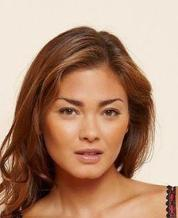
#> input picture batch_15/5122/002133.jpg, 178 x 218 px; its folder holds only this picture in this run
$ python annotate.py
#> lines starting #> are read from the running program, lines starting #| are printed output that depends on the picture; after the words box and inside, x2 and y2 are one past the last pixel; in counts of white or black regions, pixels touching at a corner belong together
#> pass 2 of the loop in annotate_all_folders, `for folder_name in subfolders:`:
import cv2
import json
import os
import numpy as np

# Define 16 facial region classes with distinct BGR colors
classes = {
    # --- Frontal Regions ---
    "Left Side Frontal": (0, 255, 0),          # 1 (Green)
    "Right Side Frontal": (34, 139, 34),       # 2 (Forest Green)
    "Central Frontal region": (255, 0, 0),     # 3 (Blue)

    # --- Eye Regions ---
    "Upper eyelid": (0, 255, 255),             # 4 (Yellow)

    # --- Canthus (Split Left/Right) ---
    "Left Lateral Canthus": (255, 0, 255),     # 5 (Magenta)
    "Right Lateral Canthus": (147, 20, 255),   # t (Deep Pink/Purple)
    "Left Medial Canthus": (255, 165, 0),      # 6 (Cyan/Orange mix)
    "Right Medial Canthus": (218, 165, 32),    # y (Goldenrod)

    # --- Mouth/Chin/Nose ---
    "Mental region(chin)": (128, 0, 128),      # 7 (Purple)
    "Border(lip region)": (0, 0, 255),         # 8 (Red)
    "Upper lip": (255, 255, 0),                # 9 (Cyan)
    "Nasal region": (203, 182, 255),           # 0 (Pinkish)

    # --- Cheeks (Split) ---
    "Upper Cheek": (71, 99, 255),              # u (Tomato)
    "Lower Cheek": (100, 149, 237),            # l (Cornflower Blue)

    # --- Ears (Split) ---
    "Ear Pinna": (128, 128, 0),                # p (Teal)
    "Ear Lobule": (0, 128, 128)                # b (Olive)
}

# Mapping keys to class names
key_map = {
    ord('1'): "Left Side Frontal",
    ord('2'): "Right Side Frontal",
    ord('3'): "Central Frontal region",
    ord('4'): "Upper eyelid",

    # Canthus Keys
    ord('5'): "Left Lateral Canthus",
    ord('t'): "Right Lateral Canthus",
    ord('6'): "Left Medial Canthus",
    ord('y'): "Right Medial Canthus",

    ord('7'): "Mental region(chin)",
    ord('8'): "Border(lip region)",
    ord('9'): "Upper lip",
    ord('0'): "Nasal region",

    # Letters
    ord('u'): "Upper Cheek",
    ord('l'): "Lower Cheek",
    ord('p'): "Ear Pinna",
    ord('b'): "Ear Lobule"
}

# Global variables
drawing = False
current_class = "Left Side Frontal"
annotations = []
points = []
undo_stack = []
fixed_size = (800, 800)

def resize_image(image, size=fixed_size):
    return cv2.resize(image, size)

def mouse_callback(event, x, y, flags, param):
    global points
    if event == cv2.EVENT_LBUTTONDOWN:
        points.append((x, y))

def save_annotations(image_path, scale_x, scale_y):
    # Identify the base directory and filename
    folder_path = os.path.dirname(image_path)
    filename_no_ext = os.path.splitext(os.path.basename(image_path))[0]

    # --- 1. Save JSON in 'labels' folder ---
    labels_dir = os.path.join(folder_path, "labels")
    os.makedirs(labels_dir, exist_ok=True)
    json_path = os.path.join(labels_dir, filename_no_ext + ".json")

    with open(json_path, "w") as f:
        json.dump(annotations, f, indent=4)
    print(f"[SAVED] JSON saved to: {json_path}")

    # --- 2. Save Image Preview in 'annotated_images' folder ---
    previews_dir = os.path.join(folder_path, "annotated_images")
    os.makedirs(previews_dir, exist_ok=True)

    original_img = cv2.imread(image_path)
    if original_img is None:
        print("[ERROR] Could not reload original image for saving annotated image.")
        return

    # Draw polygons on the preview image
    for ann in annotations:
        poly = np.array(ann["polygon"], dtype=np.float32)
        poly[:, 0] *= scale_x
        poly[:, 1] *= scale_y
        poly = poly.astype(np.int32)
        color = classes[ann["class"]]
        cv2.polylines(original_img, [poly], isClosed=True, color=color, thickness=2)
        cv2.putText(original_img, ann["class"], tuple(poly[0]), cv2.FONT_HERSHEY_SIMPLEX, 0.5, color, 1)

    output_path = os.path.join(previews_dir, filename_no_ext + "_annotated.jpg")
    cv2.imwrite(output_path, original_img)
    print(f"[SAVED] Preview saved to: {output_path}")

def load_annotations(image_path):
    # Try to load JSON from the 'labels' folder
    folder_path = os.path.dirname(image_path)
    filename_no_ext = os.path.splitext(os.path.basename(image_path))[0]
    json_path = os.path.join(folder_path, "labels", filename_no_ext + ".json")

    if os.path.exists(json_path):
        with open(json_path, "r") as f:
            return json.load(f)
    return []

def annotate_image(image_path):
#> called with image_path = 'batch_15/5122/002133.jpg'
    global img, annotations, undo_stack, points, current_class

    original_img = cv2.imread(image_path)
#> original_img is the input picture: shape (218, 178, 3); mean B, G, R 118, 140.9, 178.2
    if original_img is None:
        print(f"Error loading image: {image_path}")
        return

    original_h, original_w = original_img.shape[:2]
#> original_h = 218; original_w = 178
    scale_x = original_w / fixed_size[0]
#> scale_x = 0.223
    scale_y = original_h / fixed_size[1]
#> scale_y = 0.273

    img = resize_image(original_img)
#> in resize_image, `return cv2.resize(image, size)`:
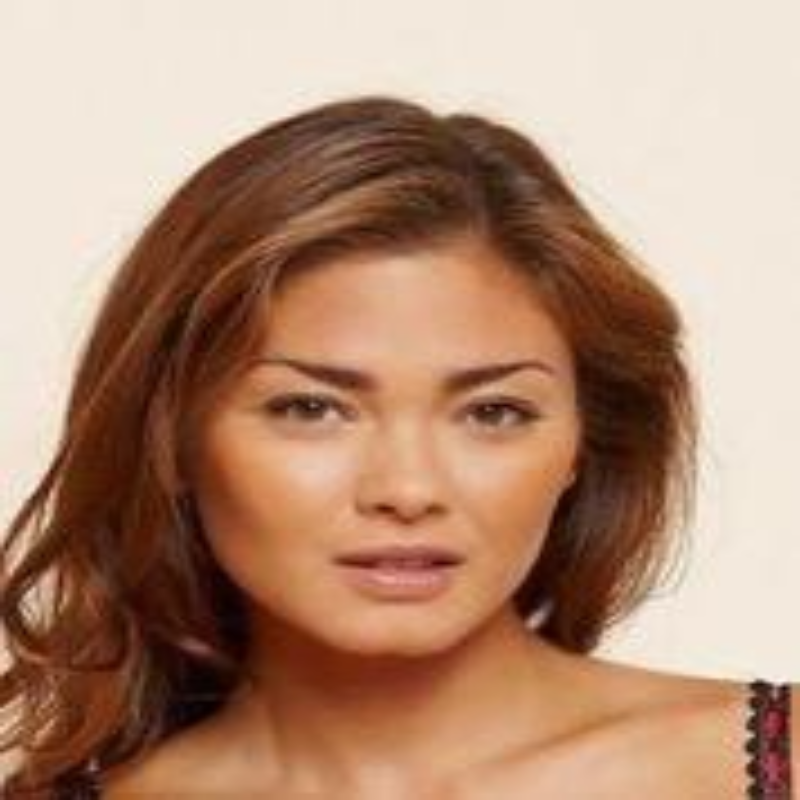
#> returned value: shape (800, 800, 3); mean of channels 0, 1, 2 117.9, 140.8, 178.1; drawn as B, G, R
    annotations.clear()
    annotations.extend(load_annotations(image_path))
    undo_stack.clear()
    points.clear()

    cv2.namedWindow("Polygon Annotation Tool")
    cv2.setMouseCallback("Polygon Annotation Tool", mouse_callback)

    while True:
        temp_img = img.copy()

        # Draw saved polygons
        for ann in annotations:
            poly = ann["polygon"]
            color = classes[ann["class"]]
            cv2.polylines(temp_img, [np.array(poly, dtype=np.int32)], isClosed=True, color=color, thickness=2)

        # Draw in-progress polygon
        if len(points) > 1:
            cv2.polylines(temp_img, [np.array(points, dtype=np.int32)], isClosed=False, color=classes[current_class], thickness=1)
        for p in points:
            cv2.circle(temp_img, p, 3, classes[current_class], -1)

        # UI Overlay - Instructions
        cv2.putText(temp_img, f"Class: {current_class}", (10, 30), cv2.FONT_HERSHEY_SIMPLEX, 0.7, classes[current_class], 2)

        # Row 1
        cv2.putText(temp_img, "1:L-Front 2:R-Front 3:C-Front 4:Up-Eye 7:Chin 8:Lip-B 9:Up-Lip 0:Nose",
                    (10, 60), cv2.FONT_HERSHEY_SIMPLEX, 0.4, (220, 220, 220), 1)
#> temp_img: shape (800, 800, 3); mean B, G, R 117.3, 140.9, 177.4
        # Row 2 (Eye Corners)
        cv2.putText(temp_img, "5:L-Lat-Can t:R-Lat-Can | 6:L-Med-Can y:R-Med-Can",
                    (10, 80), cv2.FONT_HERSHEY_SIMPLEX, 0.4, (150, 255, 150), 1)
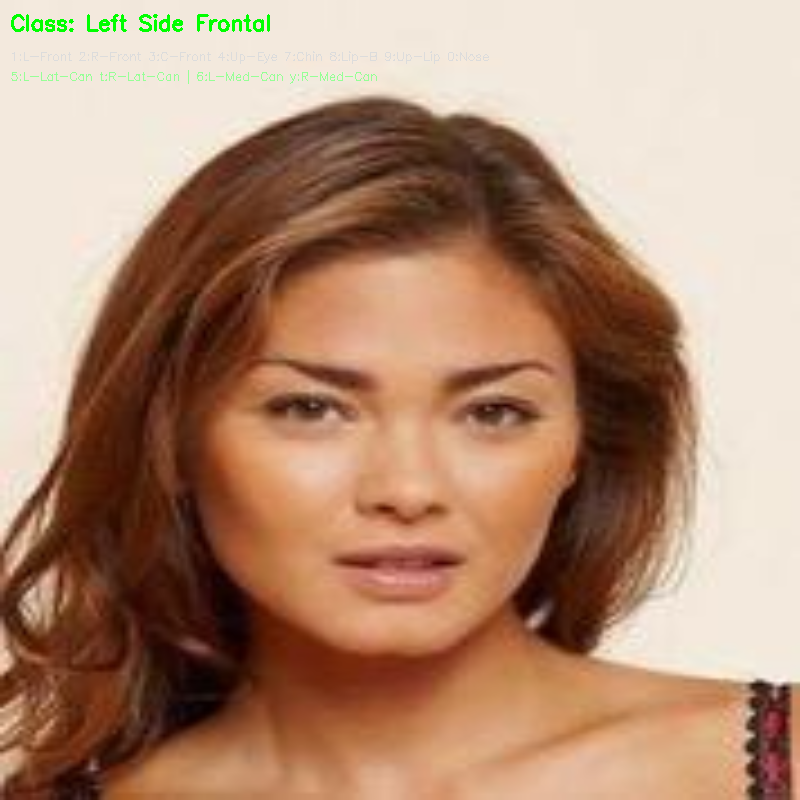
#> temp_img: shape (800, 800, 3); mean B, G, R 117.3, 140.9, 177.3
        # Row 3 (Cheeks/Ears/Controls)
        cv2.putText(temp_img, "u:Up-Ch l:Low-Ch p:Pinna b:Lobule | s:Save z:Undo x:Redo q:Next",
                    (10, 100), cv2.FONT_HERSHEY_SIMPLEX, 0.4, (220, 220, 220), 1)
#> temp_img: shape (800, 800, 3); 0.13% of pixels changed, all inside (x1, y1, x2, y2) = (12, 90, 437, 104)

        cv2.imshow("Polygon Annotation Tool", temp_img)
        key = cv2.waitKey(1) & 0xFF
#> (key q is pressed here)

        if key == 27:  # Escape key - quit entire process
            print("\n[EXIT] Quitting annotation tool...")
            cv2.destroyAllWindows()
            return "EXIT"
        elif key == ord("s"):
            save_annotations(image_path, scale_x, scale_y)
            break
        elif key == ord("q"):
            break
        elif key == ord("z") and annotations:
            undo_stack.append(annotations.pop())
            print("Undo last annotation")
        elif key == ord("x") and undo_stack:
            annotations.append(undo_stack.pop())
            print("Redo annotation")
        elif key == ord("r"):
            points.clear()
            print("Reset polygon")
        elif key in [13, 10] and len(points) >= 3:  # Enter
            annotations.append({"class": current_class, "polygon": points.copy()})
            print(f"[OK] Saved polygon: {current_class}")
            points.clear()
        elif key in key_map:
            current_class = key_map[key]
            print(f"Selected Class: {current_class}")

    cv2.destroyAllWindows()

def annotate_folder(folder_path):
    # Ensure folder path is valid
    if not os.path.exists(folder_path):
        print(f"[ERROR] Folder not found at {folder_path}")
        return

    # Filter for image files
    image_files = sorted([f for f in os.listdir(folder_path) if f.lower().endswith((".jpg", ".jpeg", ".png", ".bmp"))])
    total = len(image_files)

    # Skip already annotated images
    labels_dir = os.path.join(folder_path, "labels")
    annotated_names = set()
    if os.path.exists(labels_dir):
        annotated_names = {os.path.splitext(f)[0] for f in os.listdir(labels_dir) if f.lower().endswith(".json")}

    pending = [(i, f) for i, f in enumerate(image_files, 1) if os.path.splitext(f)[0] not in annotated_names]
    print(f"Found {total} images in {folder_path} ({total - len(pending)} already done, {len(pending)} remaining)")

    for i, filename in pending:
        print(f"\n[>>] [{i}/{total}] Annotating: {filename}")
        result = annotate_image(os.path.join(folder_path, filename))
        if result == "EXIT":
            return "EXIT"


def annotate_all_folders(base_path):
    """Iterate through all subfolders in base_path, skipping fully annotated ones."""
    if not os.path.exists(base_path):
        print(f"[ERROR] Error: Base folder not found at {base_path}")
        return

    # Get all subfolders (sorted numerically)
    subfolders = sorted(
        [f for f in os.listdir(base_path) if os.path.isdir(os.path.join(base_path, f))],
        key=lambda x: int(x) if x.isdigit() else x
    )
    total_folders = len(subfolders)

    # Filter out fully annotated folders
    pending_folders = []
    for folder_name in subfolders:
        folder_full = os.path.join(base_path, folder_name)
        images = [f for f in os.listdir(folder_full) if f.lower().endswith((".jpg", ".jpeg", ".png", ".bmp"))]
        labels_dir = os.path.join(folder_full, "labels")
        annotated = len([f for f in os.listdir(labels_dir) if f.lower().endswith(".json")]) if os.path.exists(labels_dir) else 0
        if annotated < len(images):
            pending_folders.append(folder_name)

    skipped = total_folders - len(pending_folders)
    print(f"[FOLDER] Found {total_folders} folders in {base_path} ({skipped} fully annotated, skipped)")
    print(f"[FOLDER] {len(pending_folders)} folders remaining to annotate")
    print("Controls: 's' = save & next | 'q' = skip image | Esc = quit entirely\n")

    for i, folder_name in enumerate(pending_folders, 1):
        folder_full = os.path.join(base_path, folder_name)

        print(f"\n{'='*60}")
        print(f"[FOLDER] [{i}/{len(pending_folders)}] Starting folder: {folder_name}")
        print(f"{'='*60}")
        result = annotate_folder(folder_full)
        if result == "EXIT":
            print("\n[EXIT] Annotation stopped by user.")
            return
        print(f"[OK] Done with folder: {folder_name}")
#> pass 2 of the loop in annotate_all_folders, `for i, folder_name in enumerate(pending_folders, 1):`:
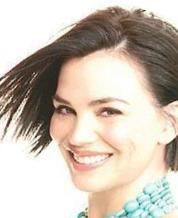
#> input picture batch_15/5124/015273.jpg, 178 x 218 px
#> in annotate_image, original_img is the input picture: shape (218, 178, 3); mean B, G, R 178.4, 191, 202.1
#> in resize_image (call 2), `return cv2.resize(image, size)`:
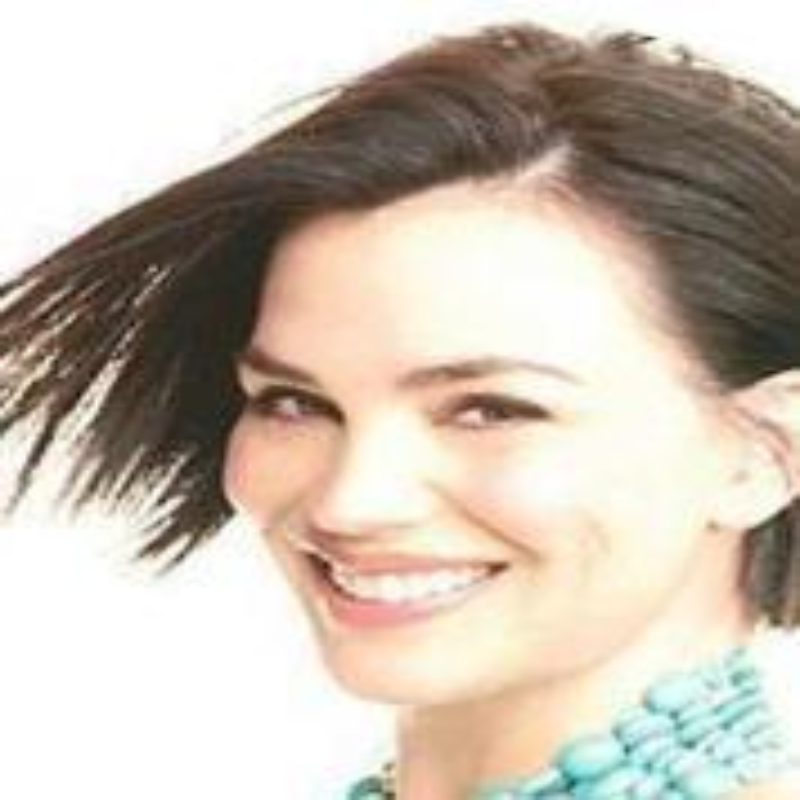
#> returned value: shape (800, 800, 3); mean of channels 0, 1, 2 178.3, 190.9, 202; drawn as B, G, R
#> in annotate_image (call 2), `cv2.putText(temp_img, "5:L-Lat-Can t:R-Lat-Can | 6:L-Med-Can y:R-Med-C..`:
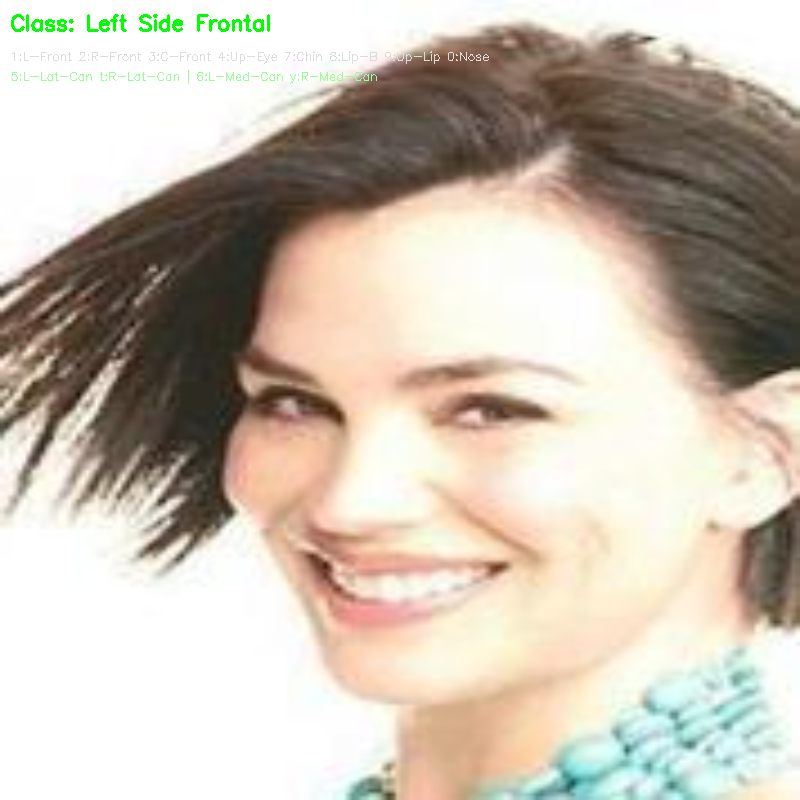
#> temp_img: shape (800, 800, 3); mean B, G, R 177.5, 190.9, 201.2
#> (key x is pressed here)


# [FOLDER] UPDATE BASE PATH HERE
base_folder = r"batch_15"
annotate_all_folders(base_folder)
